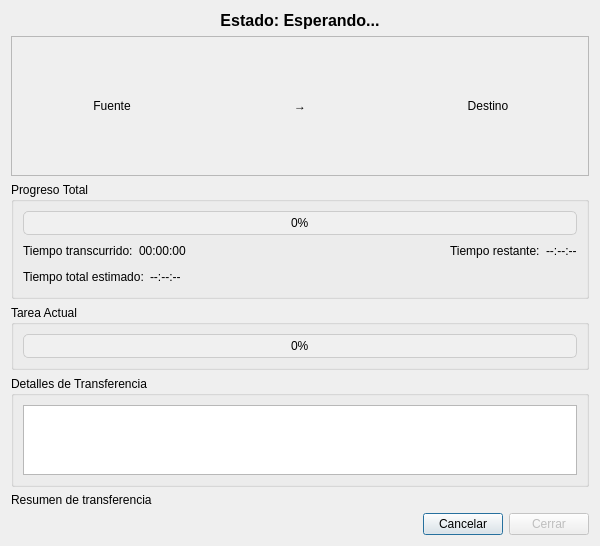
<?xml version="1.0" encoding="UTF-8"?>
<ui version="4.0">
 <class>TransferStatisticsDialog</class>
 <widget class="QDialog" name="TransferStatisticsDialog">
  <property name="geometry">
   <rect>
    <x>0</x>
    <y>0</y>
    <width>600</width>
    <height>500</height>
   </rect>
  </property>
  <property name="windowTitle">
   <string>Progreso de Transferencia</string>
  </property>
  <property name="styleSheet">
   <string notr="true">QProgressBar {
    border: 1px solid #cccccc;
    border-radius: 5px;
    text-align: center;
    background-color: #f0f0f0;
}
QProgressBar::chunk {
    background-color: #0078d7;
    border-radius: 5px;
}</string>
  </property>
  <layout class="QVBoxLayout" name="verticalLayout">
   <item>
    <widget class="QLabel" name="lblStatus">
     <property name="font">
      <font>
       <pointsize>12</pointsize>
       <weight>75</weight>
       <bold>true</bold>
      </font>
     </property>
     <property name="text">
      <string>Estado: Esperando...</string>
     </property>
     <property name="alignment">
      <set>Qt::AlignCenter</set>
     </property>
    </widget>
   </item>
   <item>
    <widget class="QFrame" name="frameDevices">
     <property name="frameShape">
      <enum>QFrame::StyledPanel</enum>
     </property>
     <property name="frameShadow">
      <enum>QFrame::Raised</enum>
     </property>
     <layout class="QHBoxLayout" name="horizontalLayout_3">
      <item>
       <widget class="QLabel" name="lblSourceDevice">
        <property name="minimumSize">
         <size>
          <width>80</width>
          <height>120</height>
         </size>
        </property>
        <property name="text">
         <string>Fuente</string>
        </property>
        <property name="alignment">
         <set>Qt::AlignCenter</set>
        </property>
       </widget>
      </item>
      <item>
       <widget class="QLabel" name="lblTransferArrow">
        <property name="text">
         <string>→</string>
        </property>
        <property name="alignment">
         <set>Qt::AlignCenter</set>
        </property>
       </widget>
      </item>
      <item>
       <widget class="QLabel" name="lblDestDevice">
        <property name="minimumSize">
         <size>
          <width>80</width>
          <height>120</height>
         </size>
        </property>
        <property name="text">
         <string>Destino</string>
        </property>
        <property name="alignment">
         <set>Qt::AlignCenter</set>
        </property>
       </widget>
      </item>
     </layout>
    </widget>
   </item>
   <item>
    <widget class="QGroupBox" name="groupBox">
     <property name="title">
      <string>Progreso Total</string>
     </property>
     <layout class="QVBoxLayout" name="verticalLayout_2">
      <item>
       <widget class="QProgressBar" name="progressBarTotal">
        <property name="value">
         <number>0</number>
        </property>
       </widget>
      </item>
      <item>
       <layout class="QHBoxLayout" name="horizontalLayout">
        <item>
         <widget class="QLabel" name="lblTimeElapsedTitle">
          <property name="text">
           <string>Tiempo transcurrido:</string>
          </property>
         </widget>
        </item>
        <item>
         <widget class="QLabel" name="lblElapsedTime">
          <property name="text">
           <string>00:00:00</string>
          </property>
         </widget>
        </item>
        <item>
         <spacer name="horizontalSpacer">
          <property name="orientation">
           <enum>Qt::Horizontal</enum>
          </property>
          <property name="sizeHint" stdset="0">
           <size>
            <width>40</width>
            <height>20</height>
           </size>
          </property>
         </spacer>
        </item>
        <item>
         <widget class="QLabel" name="lblTimeRemainingTitle">
          <property name="text">
           <string>Tiempo restante:</string>
          </property>
         </widget>
        </item>
        <item>
         <widget class="QLabel" name="lblTimeRemaining">
          <property name="text">
           <string>--:--:--</string>
          </property>
         </widget>
        </item>
       </layout>
      </item>
      <item>
       <layout class="QHBoxLayout" name="horizontalLayout_2">
        <item>
         <widget class="QLabel" name="lblEstimatedTotalTitle">
          <property name="text">
           <string>Tiempo total estimado:</string>
          </property>
         </widget>
        </item>
        <item>
         <widget class="QLabel" name="lblEstimatedTime">
          <property name="text">
           <string>--:--:--</string>
          </property>
         </widget>
        </item>
        <item>
         <spacer name="horizontalSpacer_2">
          <property name="orientation">
           <enum>Qt::Horizontal</enum>
          </property>
          <property name="sizeHint" stdset="0">
           <size>
            <width>40</width>
            <height>20</height>
           </size>
          </property>
         </spacer>
        </item>
       </layout>
      </item>
     </layout>
    </widget>
   </item>
   <item>
    <widget class="QGroupBox" name="groupBox_2">
     <property name="title">
      <string>Tarea Actual</string>
     </property>
     <layout class="QVBoxLayout" name="verticalLayout_3">
      <item>
       <widget class="QProgressBar" name="progressBarCurrentTask">
        <property name="value">
         <number>0</number>
        </property>
        <property name="format">
         <string>%p%</string>
        </property>
       </widget>
      </item>
     </layout>
    </widget>
   </item>
   <item>
    <widget class="QGroupBox" name="groupBox_3">
     <property name="title">
      <string>Detalles de Transferencia</string>
     </property>
     <layout class="QVBoxLayout" name="verticalLayout_4">
      <item>
       <widget class="QListWidget" name="listTasks">
        <property name="alternatingRowColors">
         <bool>true</bool>
        </property>
       </widget>
      </item>
     </layout>
    </widget>
   </item>
   <item>
    <widget class="QLabel" name="lblSummary">
     <property name="text">
      <string>Resumen de transferencia</string>
     </property>
     <property name="alignment">
      <set>Qt::AlignLeading|Qt::AlignLeft|Qt::AlignTop</set>
     </property>
     <property name="wordWrap">
      <bool>true</bool>
     </property>
    </widget>
   </item>
   <item>
    <layout class="QHBoxLayout" name="horizontalLayout_4">
     <item>
      <spacer name="horizontalSpacer_3">
       <property name="orientation">
        <enum>Qt::Horizontal</enum>
       </property>
       <property name="sizeHint" stdset="0">
        <size>
         <width>40</width>
         <height>20</height>
        </size>
       </property>
      </spacer>
     </item>
     <item>
      <widget class="QPushButton" name="btnCancel">
       <property name="text">
        <string>Cancelar</string>
       </property>
       <property name="icon">
        <iconset theme="process-stop"/>
       </property>
      </widget>
     </item>
     <item>
      <widget class="QPushButton" name="btnClose">
       <property name="enabled">
        <bool>false</bool>
       </property>
       <property name="text">
        <string>Cerrar</string>
       </property>
       <property name="icon">
        <iconset theme="dialog-close"/>
       </property>
      </widget>
     </item>
    </layout>
   </item>
  </layout>
 </widget>
 <resources/>
 <connections/>
</ui>
